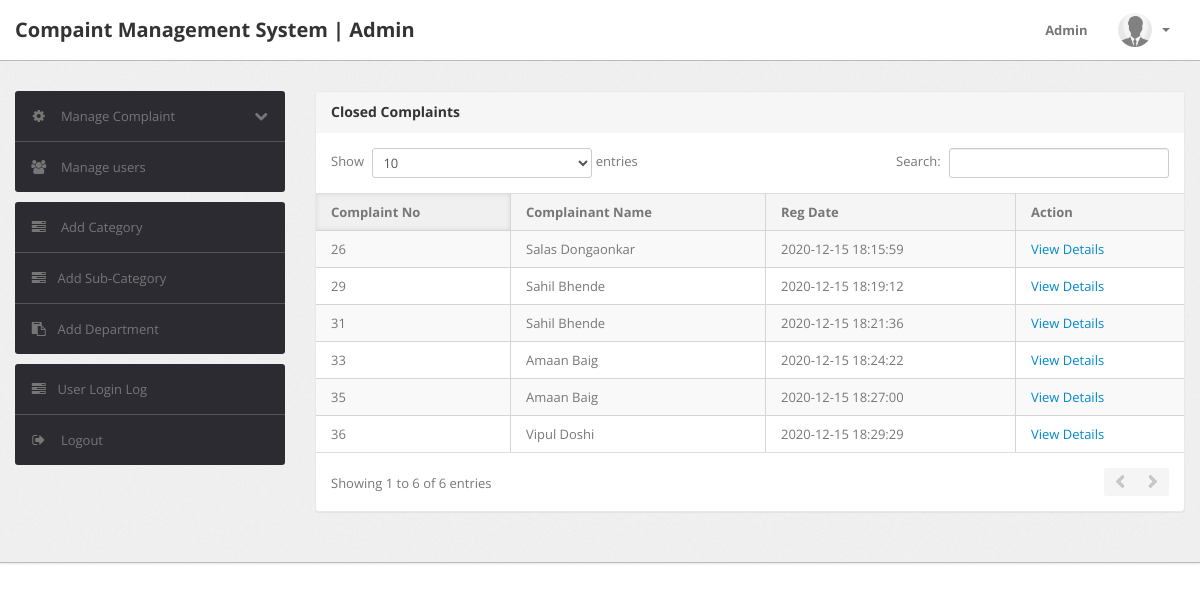
The page /notprocess-complaint.php (signed in) on the database its author committed.
### tables this page shows
CREATE TABLE `tblcomplaints` (
  `complaintNumber` int(11) NOT NULL,
  `userId` int(11) DEFAULT NULL,
  `category` int(11) DEFAULT NULL,
  `subcategory` varchar(255) DEFAULT NULL,
  `department` varchar(255) DEFAULT NULL,
  `noc` varchar(255) DEFAULT NULL,
  `complaintDetails` mediumtext DEFAULT NULL,
  `regDate` timestamp NULL DEFAULT current_timestamp(),
  `status` varchar(50) DEFAULT NULL,
  `lastUpdationDate` timestamp NULL DEFAULT NULL ON UPDATE current_timestamp()
);

CREATE TABLE `users` (
  `id` int(11) NOT NULL,
  `fullName` varchar(255) DEFAULT NULL,
  `userEmail` varchar(255) DEFAULT NULL,
  `password` varchar(255) DEFAULT NULL,
  `contactNo` bigint(11) DEFAULT NULL,
  `address` tinytext DEFAULT NULL,
  `Department` varchar(255) DEFAULT NULL,
  `country` varchar(255) DEFAULT NULL,
  `pincode` int(6) DEFAULT NULL,
  `userImage` varchar(255) DEFAULT NULL,
  `regDate` timestamp NOT NULL DEFAULT current_timestamp(),
  `updationDate` timestamp NULL DEFAULT '0000-00-00 00:00:00' ON UPDATE current_timestamp(),
  `status` int(1) DEFAULT NULL
);

### notprocess-complaint.php (the view, shortened to what this page needs)
<?php
include('include/config.php');
if(strlen($_SESSION['alogin'])==0)
{
	header('location:index.php');
}
else
{
?>
<!DOCTYPE html>
<html lang="en">
<head>
	<link type="text/css" href="bootstrap/css/bootstrap.min.css" rel="stylesheet">
	<link type="text/css" href="bootstrap/css/bootstrap-responsive.min.css" rel="stylesheet">
	<link type="text/css" href="css/theme.css" rel="stylesheet">
	<link type="text/css" href="images/icons/css/font-awesome.css" rel="stylesheet">
</head>
<body>
	<?php include('include/header.php');?>
	<div class="wrapper">
		<div class="container">
			<div class="row">
				<?php include('include/sidebar.php');?>
				<div class="span9">
					<div class="content">
						<div class="module">
							<div class="module-head">
								<h3>Closed Complaints</h3>
							</div>
							<div class="module-body table">
								<table cellpadding="0" cellspacing="0" border="0" class="datatable-1 table table-bordered table-striped	 display" >
									<thead>
										<tr>
											<th>Complaint No</th>
											<th> Complainant Name</th>
											<th>Reg Date</th>
											<th>Action</th>
										</tr>
									</thead>
									<tbody>
										<?php
										$query=mysqli_query($con,"select tblcomplaints.*,users.fullName as name from tblcomplaints join users on users.id=tblcomplaints.userId where tblcomplaints.status is null ");
										while($row=mysqli_fetch_array($query))
										{
											?>
											<tr>
												<td><?php echo htmlentities($row['complaintNumber']);?></td>
												<td><?php echo htmlentities($row['name']);?></td>
												<td><?php echo htmlentities($row['regDate']);?></td>
												<td>
													<a href="complaint-details.php?cid=<?php echo htmlentities($row['complaintNumber']);?>"> View Details</a>
												</td>
											</tr>
											<?php
										} ?>
									</tbody>
								</table>
							</div>
						</div>
					</div>
				</div>
			</div>
		</div>
	</div>
</body>
<?php } ?>

### css/theme.css (style rules this page uses)
body { font-size: 13px; font-family: 'Open Sans', Arial, sans-serif; background: #fff; color: #777 }
h1, h2, h3, h4, h5, h6 { color: #333; margin-top: 0 }
h3 { font-size: 20px }
.wrapper { background: url(../images/bg.png) #eee; border-bottom: 1px solid #bbb; -webkit-box-shadow: 0 1px 2px rgba(0,0,0,0.1); -moz-box-shadow: 0 1px 2px rgba(0,0,0,0.1); box-shadow: 0 1px 2px rgba(0,0,0,0.1); padding: 30px 0 }
.module { background: #fff; -webkit-border-radius: 3px; -moz-border-radius: 3px; border-radius: 3px; border: 1px solid #ccc; border-bottom-color: #bbb; -webkit-box-shadow: 0 0 1px rgba(0,0,0,0.2); -moz-box-shadow: 0 0 1px rgba(0,0,0,0.2); box-shadow: 0 0 1px rgba(0,0,0,0.2); margin-bottom: 30px }
.table { margin-bottom: 0 }
.table th, .table td { border-color: #d5d5d5!important }
.table-bordered thead:first-child tr:first-child>th:first-child, .table-bordered tbody:first-child tr:first-child>td:first-child { -webkit-border-top-left-radius: 2px; -moz-border-radius-topleft: 2px; border-top-left-radius: 2px }
.table-bordered thead:first-child tr:first-child>th:last-child, .table-bordered tbody:first-child tr:first-child>td:last-child { -webkit-border-top-right-radius: 2px; -moz-border-radius-topright: 2px; border-top-right-radius: 2px }
.table-bordered thead:last-child tr:last-child>th:first-child, .table-bordered tbody:last-child tr:last-child>td:first-child, .table-bordered tfoot:last-child tr:last-child>td:first-child { -webkit-border-bottom-left-radius: 2px; -moz-border-radius-bottomleft: 2px; border-bottom-left-radius: 2px }
.table-bordered thead:last-child tr:last-child>th:last-child, .table-bordered tbody:last-child tr:last-child>td:last-child, .table-bordered tfoot:last-child tr:last-child>td:last-child { -webkit-border-bottom-right-radius: 2px; -moz-border-radius-bottomright: 2px; border-bottom-right-radius: 2px }
.module { box-shadow: 0 0 3px rgba(0,0,0,.1); border-color: #e9e9e9; margin-bottom: 20px; background-color: #fff; border-radius: 4px; -webkit-box-shadow: 0 1px 1px rgba(0,0,0,.05); box-shadow: 0 1px 1px rgba(0,0,0,.05); }
.module-head { color: #767676; background-color: #f6f6f6; border-color: #e9e9e9; padding: 10px 15px; border-bottom: 1px solid transparent; border-top-right-radius: 3px; border-top-left-radius: 3px; }
.module-head h3 { font-size: 14px; line-height: 20px; height: 20px; margin: 0 }
.module-body { padding: 15px }
.module-body.table { padding: 15px 0 }
.module-body.table .table th, .module-body.table .table td { padding-left: 15px; padding-right: 15px }
.dataTables_wrapper table th { background: #f5f5f5; cursor: pointer }
.dataTables_wrapper table th.sorting_asc, .dataTables_wrapper table th.sorting_desc { background: #f0f0f0; -webkit-box-shadow: 0 0 5px rgba(0,0,0,0.1) inset; -moz-box-shadow: 0 0 5px rgba(0,0,0,0.1) inset; box-shadow: 0 0 5px rgba(0,0,0,0.1) inset }
.dataTables_wrapper .table-bordered { -webkit-border-radius: 0; -moz-border-radius: 0; border-radius: 0; border-left: 0; border-right: 0 }
.dataTables_wrapper .table-bordered thead tr>th:first-child, .dataTables_wrapper .table-bordered tbody tr>td:first-child, .dataTables_wrapper .table-bordered tfoot tr>td:first-child, .dataTables_wrapper .table-bordered tfoot tr>th:first-child { border-left: 0 }
.dataTables_wrapper .table-bordered thead:first-child tr:first-child>th:first-child, .dataTables_wrapper .table-bordered tbody:first-child tr:first-child>td:first-child { -webkit-border-top-left-radius: 0; -moz-border-radius-topleft: 0; border-top-left-radius: 0 }
.dataTables_wrapper .table-bordered thead:first-child tr:first-child>th:last-child, .dataTables_wrapper .table-bordered tbody:first-child tr:first-child>td:last-child { -webkit-border-top-right-radius: 0; -moz-border-radius-topright: 0; border-top-right-radius: 0 }
.dataTables_wrapper .table-bordered thead:last-child tr:last-child>th:first-child, .dataTables_wrapper .table-bordered tbody:last-child tr:last-child>td:first-child, .dataTables_wrapper .table-bordered tfoot:last-child tr:last-child>td:first-child { -webkit-border-bottom-left-radius: 0; -moz-border-radius-bottomleft: 0; border-bottom-left-radius: 0 }
.dataTables_wrapper .table-bordered thead:last-child tr:last-child>th:last-child, .dataTables_wrapper .table-bordered tbody:last-child tr:last-child>td:last-child, .dataTables_wrapper .table-bordered tfoot:last-child tr:last-child>td:last-child { -webkit-border-bottom-right-radius: 0; -moz-border-radius-bottomright: 0; border-bottom-right-radius: 0 }

### rows shown on the page
tblcomplaints: complaintNumber "26", userId.fullName "Salas Dongaonkar", regDate "2020-12-15 18:15:59"
tblcomplaints: complaintNumber "29", userId.fullName "Sahil Bhende", regDate "2020-12-15 18:19:12"
tblcomplaints: complaintNumber "31", userId.fullName "Sahil Bhende", regDate "2020-12-15 18:21:36"
tblcomplaints: complaintNumber "33", userId.fullName "Amaan Baig", regDate "2020-12-15 18:24:22"
tblcomplaints: complaintNumber "35", userId.fullName "Amaan Baig", regDate "2020-12-15 18:27:00"
tblcomplaints: complaintNumber "36", userId.fullName "Vipul Doshi", regDate "2020-12-15 18:29:29"
